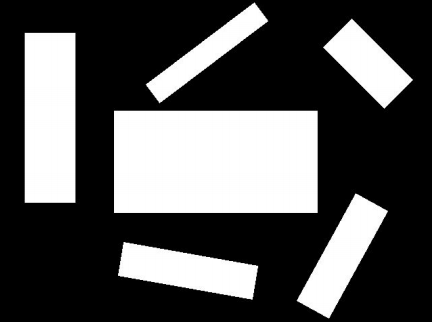
#> input picture rectanglepicture.png, 433 x 322 px, found by its file name
$ python contour_detector_picture.py
#> lines starting #> are read from the running program, lines starting #| are printed output that depends on the picture; after the words box and inside, x2 and y2 are one past the last pixel; in counts of white or black regions, pixels touching at a corner belong together
from __future__ import print_function
from __future__ import division

import cv2 as cv
import numpy as np
import argparse
from math import atan2, cos, sin, sqrt, pi, degrees
#puts together picture and edited pictures and webcam and edited webcam
def stackImages(scale,imgArray):
    rows = len(imgArray)
    cols = len(imgArray[0])
    rowsAvailable = isinstance(imgArray[0], list)
    width = imgArray[0][0].shape[1]
    height = imgArray[0][0].shape[0]
    if rowsAvailable:
        for x in range ( 0, rows):
            for y in range(0, cols):
                if imgArray[x][y].shape[:2] == imgArray[0][0].shape [:2]:
                    imgArray[x][y] = cv.resize(imgArray[x][y], (0, 0), None, scale, scale)
                else:
                    imgArray[x][y] = cv.resize(imgArray[x][y], (imgArray[0][0].shape[1], imgArray[0][0].shape[0]), None, scale, scale)
                if len(imgArray[x][y].shape) == 2: imgArray[x][y]= cv.cvtColor( imgArray[x][y], cv.COLOR_GRAY2BGR)
        imageBlank = np.zeros((height, width, 3), np.uint8)
        hor = [imageBlank]*rows
        hor_con = [imageBlank]*rows
        for x in range(0, rows):
            hor[x] = np.hstack(imgArray[x])
        ver = np.vstack(hor)
    else:
        for x in range(0, rows):
            if imgArray[x].shape[:2] == imgArray[0].shape[:2]:
                imgArray[x] = cv.resize(imgArray[x], (0, 0), None, scale, scale)
            else:
                imgArray[x] = cv.resize(imgArray[x], (imgArray[0].shape[1], imgArray[0].shape[0]), None,scale, scale)
            if len(imgArray[x].shape) == 2: imgArray[x] = cv.cvtColor(imgArray[x], cv.COLOR_GRAY2BGR)
        hor= np.hstack(imgArray)
        ver = hor
    return ver
#draws the axis
def drawAxis(img, p_, q_, colour, scale):
    p = list(p_) #centre
    q = list(q_) #eigenvector [0..1,0..1]
    #angle as radiant
    angle = atan2(p[1] - q[1], p[0] - q[0])
    hypotenuse = sqrt((p[1] - q[1]) * (p[1] - q[1]) + (p[0] - q[0]) * (p[0] - q[0]))
    #Pfeil wird um einen Skalierungsfaktor verlängert
    q[0] = p[0] - 80 * cos(angle)
    q[1] = p[1] - 80 * sin(angle)
    cv.line(img, (int(p[0]), int(p[1])), (int(q[0]), int(q[1])), colour, 1, cv.LINE_AA)
#finds out angle, centre and
def getOrientation(pts, img):
    sz = len(pts)
    data_pts = np.empty((sz, 2), dtype=np.float64)
    for i in range(data_pts.shape[0]):
        data_pts[i,0] = pts[i,0,0]
        data_pts[i,1] = pts[i,0,1]
    # Perform Principal Component Analysis
    mean = np.empty((0))
    mean, eigenvektoren, eigenwerte = cv.PCACompute2(data_pts, mean)
    # print("eigenvektoren, eigenwerte: ",eigenvektoren,", ",eigenwerte)
    centre = (int(mean[0,0]), int(mean[0,1]))
    #creates a yellow point in the centre of the rectangles
    cv.circle(img, centre, 3, (0, 255, 255), 2)
    p1 = (centre[0] + 0.02 * eigenvektoren[0,0] * eigenwerte[0,0], centre[1] + 0.02 * eigenvektoren[0,1] * eigenwerte[0,0])
    p2 = (centre[0] - 0.02 * eigenvektoren[1,0] * eigenwerte[1,0], centre[1] - 0.02 * eigenvektoren[1,1] * eigenwerte[1,0])
    drawAxis(img, centre, p1, (0, 0, 255), 1)
    drawAxis(img, centre, p2, (255, 255, 0), 1)
    #calculates each rectangles angle in radiant and degree
    angle = atan2(eigenvektoren[0,1], eigenvektoren[0,0])
    angleDegree = degrees(angle)
    anglernd = round(angleDegree,2)
    angleString = str(anglernd)
    font = cv.FONT_HERSHEY_SIMPLEX
    cv.putText(img, angleString, centre, font, 1, (0,0,255), 2, cv.LINE_AA)
    return angleDegree, centre
if __name__ == '__main__':
    from Subfunctions.WebcamVideoStream import WebcamVideoStream
    #picture
    image = cv.imread("rectanglepicture.png")
#> image is the input picture: shape (322, 433, 3); min 0, max 255, mean 83.4
    imgGray = cv.cvtColor(image,cv.COLOR_BGR2GRAY)
    imgBlur = cv.GaussianBlur(imgGray,(7,7),1)
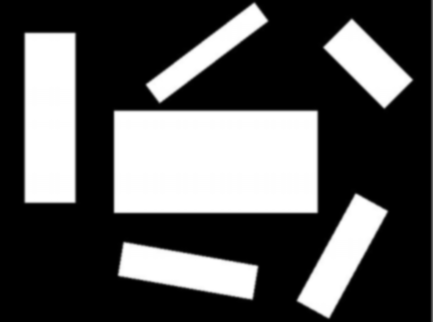
#> imgBlur: shape (322, 433); min 0, max 255, mean 83.2
    imgCanny = cv.Canny(imgBlur,50,50)
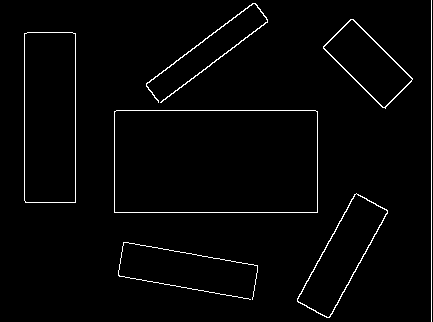
#> imgCanny: shape (322, 433); 2.1% white in thin lines or dots
    imgContour = image.copy()
    imgZero = np.zeros_like(image)
    _, bw = cv.threshold(imgCanny, 50, 255, cv.THRESH_BINARY | cv.THRESH_OTSU)
    contours, _ = cv.findContours(bw, cv.RETR_LIST, cv.CHAIN_APPROX_NONE)
#> contours = 11 contours, 2 with area under 20; largest, box (x1, y1, x2, y2) and area: (114, 110, 318, 213) 20703, (114, 110, 318, 213) 20701, (24, 32, 76, 203) 8664, (24, 32, 76, 203) 8662, (297, 193, 388, 318) 4596
    for i, c in enumerate(contours):
        area = cv.contourArea(c)
        #print("area: ",area)
        if area < 1e2 or 1e5 < area:
            continue
        cv.drawContours(imgContour, contours, i, (255, 0, 0), 2)
        angle = getOrientation(c, imgContour)
#> this loop made 11 passes
#> (area, sz in getOrientation, mean in getOrientation, eigenvektoren in getOrientation, eigenwerte in getOrientation, p1 in getOrientation, angle) on passes 2, 3, 6, 7, 8: (4447.5, 275, [[341.9, 255.3]], [[-0.483, 0.876], [0.876, 0.483]], [1795.1, 280.3], (323.7, 286.4), (118.9, (341, 255))), (4596.5, 279, [[341.9, 255.3]], [[-0.483, 0.876], [0.876, 0.483]], [1834.7, 294.2], (323.3, 287.1), (118.9, (341, 255))), (8661.5, 435, [[49.56, 117.2]], [[0.00171, 1], [1, -0.00171]], [3459.6, 548.6], (49.12, 186.2), (89.9, (49, 117))), (8663.5, 439, [[49.56, 117.2]], [[0.00174, 1], [1, -0.00174]], [3493.1, 549.4], (49.12, 186.9), (89.9, (49, 117))), (3448, 178, [[367.5, 63]], [[0.707, 0.707], [-0.707, 0.707]], [1000.8, 319.5], (381.2, 77.15), (44.99, (367, 63)))
#> (area, sz in getOrientation, mean in getOrientation, eigenvektoren in getOrientation, eigenwerte in getOrientation, p1 in getOrientation, angle) on passes 4 to 5: (20701, 604, [[215.5, 161.2]], [[1, -1.89e-17], [1.89e-17, 1]], [5685.7, 2015.4], (328.7, 161), (-1.08e-15, (215, 161))), (20703, 608, [[215.5, 161.2]], [[1, 1.74e-17], [-1.74e-17, 1]], [5716.1, 2018.9], (329.3, 161), (9.97e-16, (215, 161)))
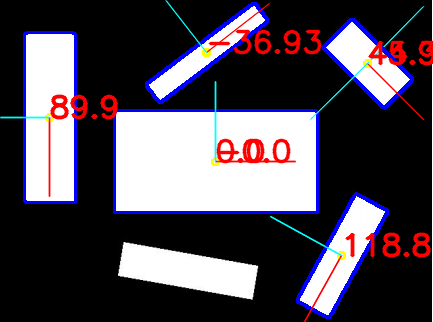
#> imgContour: shape (322, 433, 3); 9.92% of pixels changed, all inside (x1, y1, x2, y2) = (0, 0, 433, 322)
        #print("angle: ",angle)
    imgStack = stackImages(0.6,([image,imgGray,imgBlur],
                                [imgCanny,imgContour,imgZero]))
#> after the loop in stackImages, `for x in range(0, rows):`: hor = 2 items
#> in stackImages, `ver = np.vstack(hor)`:
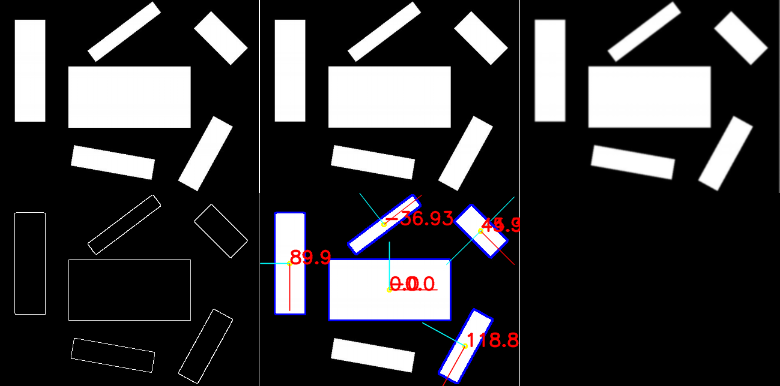
#> ver: shape (386, 780, 3); mean of channels 0, 1, 2 56.9, 55.1, 56.2; drawn as B, G, R
    #shows picture in 6 edited wais
    # cv.imshow("Stacked Images Picture", imgStack)
    cv.imshow("Stacked Images Picture", imgContour)
    cv.waitKey(0)
    cv.destroyAllWindows()
